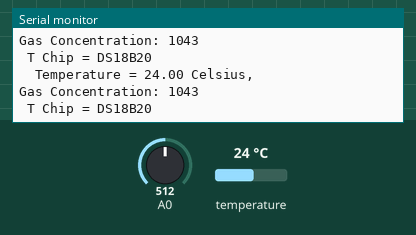
The sketch below on a simulated Arduino Uno, built with avr-gcc and run on an emulated ATmega328P. Shown: the last lines printed to the serial monitor. Inputs (shaded band) come from the test bench; at power-on: temperature 24 °C, A0 = 512.

Above: at 3.1 s.
3.2 s: temperature set to 12 °C
At 3.81 s:
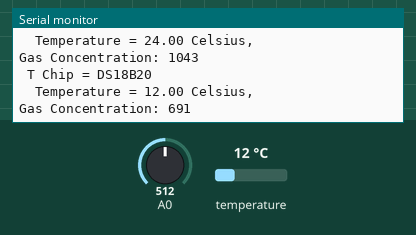
5.1 s: A0 set to 716
At 5.5 s:
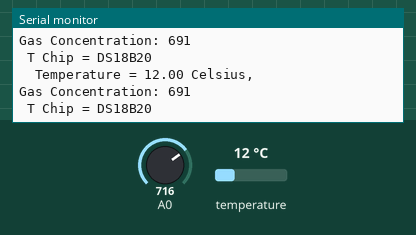
7.0 s: temperature set to 19 °C
At 8.5 s:
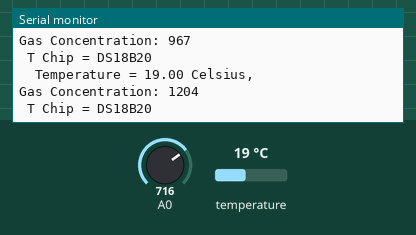
8.9 s: A0 set to 900
At 11.0 s:
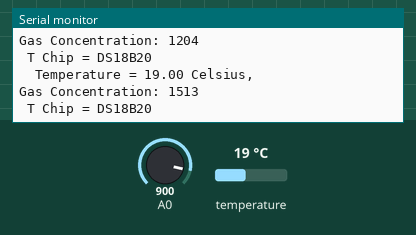
Timing chart, 0 to 11.8 s (numbered marks = the images above; inputs shaded):
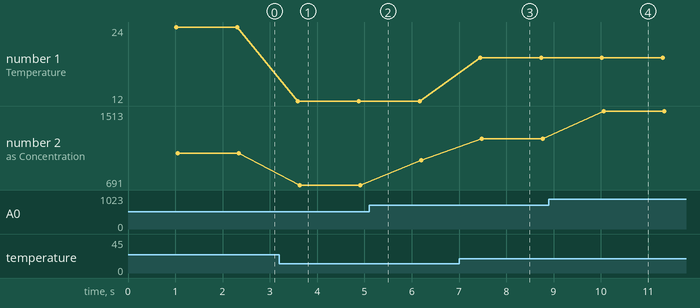

The sketch:

Outpost.ino
```cpp
#include <OneWire.h>

// OneWire DS18S20, DS18B20, DS1822 Temperature Example
//
// http://www.pjrc.com/teensy/td_libs_OneWire.html
//
// The DallasTemperature library can do all this work for you!
// http://milesburton.com/Dallas_Temperature_Control_Library

// Temperature sensor
OneWire  ds(2);  // on pin 10 (a 4.7K resistor is necessary)
float celsius;

void setup(void) {
  Serial.begin(9600);
}

void loop(void) {
  readTemper();
//  readGas();
}

void readGas() {
  int gasValue = analogRead(A0);
  double coef = 1/(celsius * (-0.0208) + 0.9898);
  int gasFinal = coef * gasValue;
  Serial.println();
  Serial.print("Gas Concentration: ");
  Serial.print(gasFinal);
}

void readTemper() {
  byte i;
  byte present = 0;
  byte type_s;
  byte data[12];
  byte addr[8];

  if ( !ds.search(addr)) {
    ds.reset_search();
    delay(250);
    return;
  }

  if (OneWire::crc8(addr, 7) != addr[7]) {
      return;
  }
  Serial.println();

  // the first ROM byte indicates which chip
  switch (addr[0]) {
    case 0x10:
      Serial.println(" T Chip = DS18S20");  // or old DS1820
      type_s = 1;
      break;
    case 0x28:
      Serial.println(" T Chip = DS18B20");
      type_s = 0;
      break;
    case 0x22:
      Serial.println(" T Chip = DS1822");
      type_s = 0;
      break;
    default:
      Serial.println("Device is not a DS18x20 family device.");
      return;
  }

  ds.reset();
  ds.select(addr);
  ds.write(0x44, 1);        // start conversion, with parasite power on at the end

  delay(1000);     // maybe 750ms is enough, maybe not
  // we might do a ds.depower() here, but the reset will take care of it.

  present = ds.reset();
  ds.select(addr);
  ds.write(0xBE);         // Read Scratchpad

  for ( i = 0; i < 9; i++) {           // we need 9 bytes
    data[i] = ds.read();
  }

  // Convert the data to actual temperature
  // because the result is a 16 bit signed integer, it should
  // be stored to an "int16_t" type, which is always 16 bits
  // even when compiled on a 32 bit processor.
  int16_t raw = (data[1] << 8) | data[0];
  if (type_s) {
    raw = raw << 3; // 9 bit resolution default
    if (data[7] == 0x10) {
      // "count remain" gives full 12 bit resolution
      raw = (raw & 0xFFF0) + 12 - data[6];
    }
  } else {
    byte cfg = (data[4] & 0x60);
    // at lower res, the low bits are undefined, so let's zero them
    if (cfg == 0x00) raw = raw & ~7;  // 9 bit resolution, 93.75 ms
    else if (cfg == 0x20) raw = raw & ~3; // 10 bit res, 187.5 ms
    else if (cfg == 0x40) raw = raw & ~1; // 11 bit res, 375 ms
    //// default is 12 bit resolution, 750 ms conversion time
  }
  celsius = (float)raw / 16.0;
  Serial.print("  Temperature = ");
  Serial.print(celsius);
  Serial.print(" Celsius, ");
  readGas();
}
```

Measured:
- after the input at 3.2 s, the serial monitor: prints a new line after 0.39 s (image 1)
- after the input at 7.0 s, the serial monitor: prints a new line after 0.45 s (image 3)
- after the input at 8.9 s, the serial monitor: prints a new line after 1.2 s (image 4)
- plotted number 1: 24 → 12 after the input at 3.2 s, 12 → 19 after the input at 7.0 s
- plotted number 2: 1043 → 691 after the input at 3.2 s, 691 → 967 after the input at 5.1 s, 967 → 1204 after the input at 7.0 s, 1204 → 1513 after the input at 8.9 s
